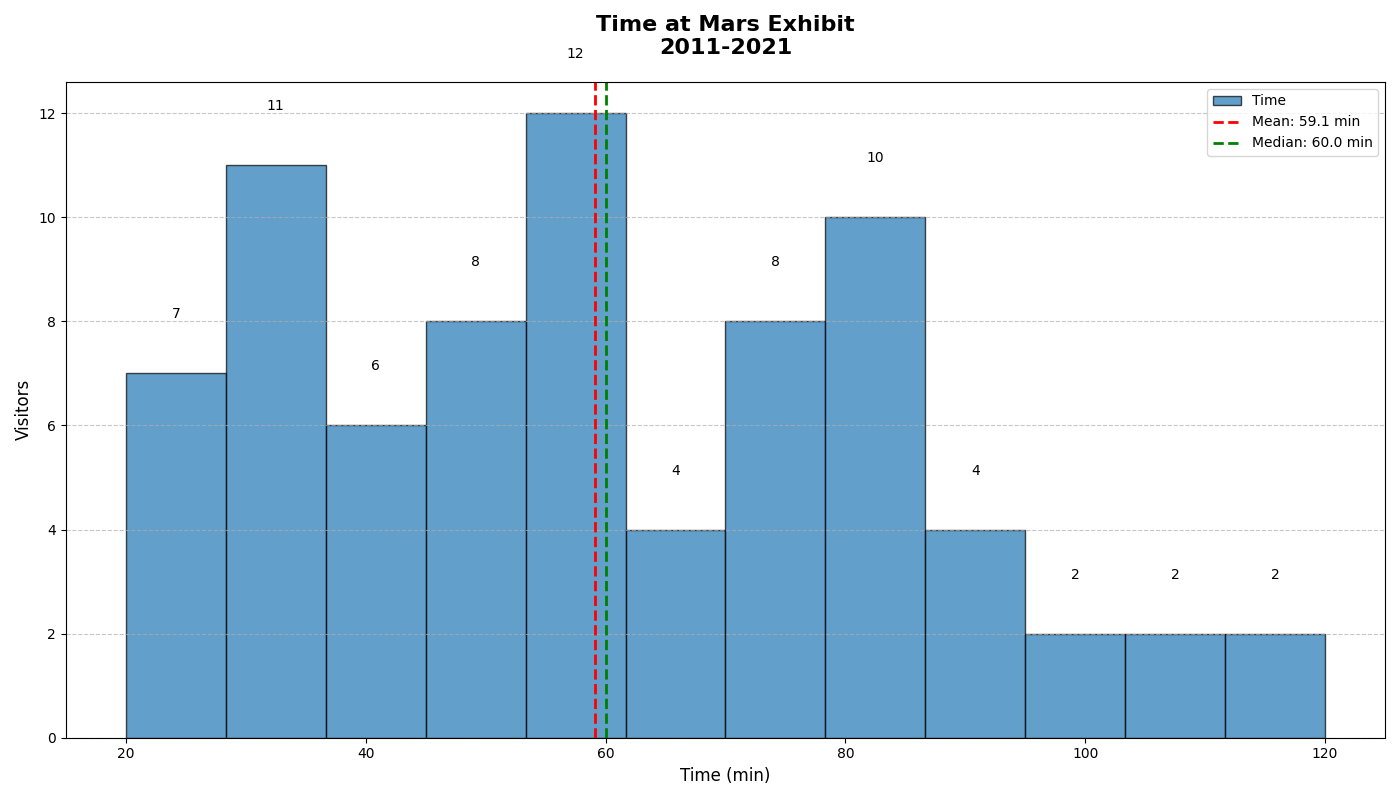

The script that drew this image:
import matplotlib.pyplot as plt
import numpy as np

# Adjusted visitor time data, removed times <= 15
visitor_times = [
    20, 25, 30, 30, 35, 40, 45, 50, 55, 60, 60, 65, 70, 75, 80, 85, 90, 20, 25, 30, 30, 35, 40, 40, 45, 50,
    55, 60, 60, 65, 70, 75, 80, 80, 85, 90, 25, 30, 30, 35, 40, 40, 45, 50, 55, 60, 60, 65, 70, 75, 80, 80,
    85, 90, 20, 25, 30, 35, 40, 45, 50, 55, 60, 60, 65, 70, 75, 80, 85, 90, 95, 100, 105, 110, 115, 120
]

fig, ax = plt.subplots(figsize=(14, 8))

n, bins, patches = ax.hist(visitor_times, bins=12, color='#1f77b4', edgecolor='black', alpha=0.7, label='Time')

mean_time = np.mean(visitor_times)
median_time = np.median(visitor_times)

ax.axvline(mean_time, color='red', linestyle='dashed', linewidth=2, label=f'Mean: {mean_time:.1f} min')
ax.axvline(median_time, color='green', linestyle='dashed', linewidth=2, label=f'Median: {median_time:.1f} min')

ax.set_title('Time at Mars Exhibit\n2011-2021', fontsize=16, fontweight='bold', pad=20)
ax.set_xlabel('Time (min)', fontsize=12)
ax.set_ylabel('Visitors', fontsize=12)

ax.grid(True, axis='y', linestyle='--', alpha=0.7)
ax.legend(loc='upper right')

for patch in patches:
    height = patch.get_height()
    if height > 0:
        ax.text(patch.get_x() + patch.get_width() / 2, height + 1, int(height), ha='center', va='bottom')

plt.tight_layout()
plt.show()
